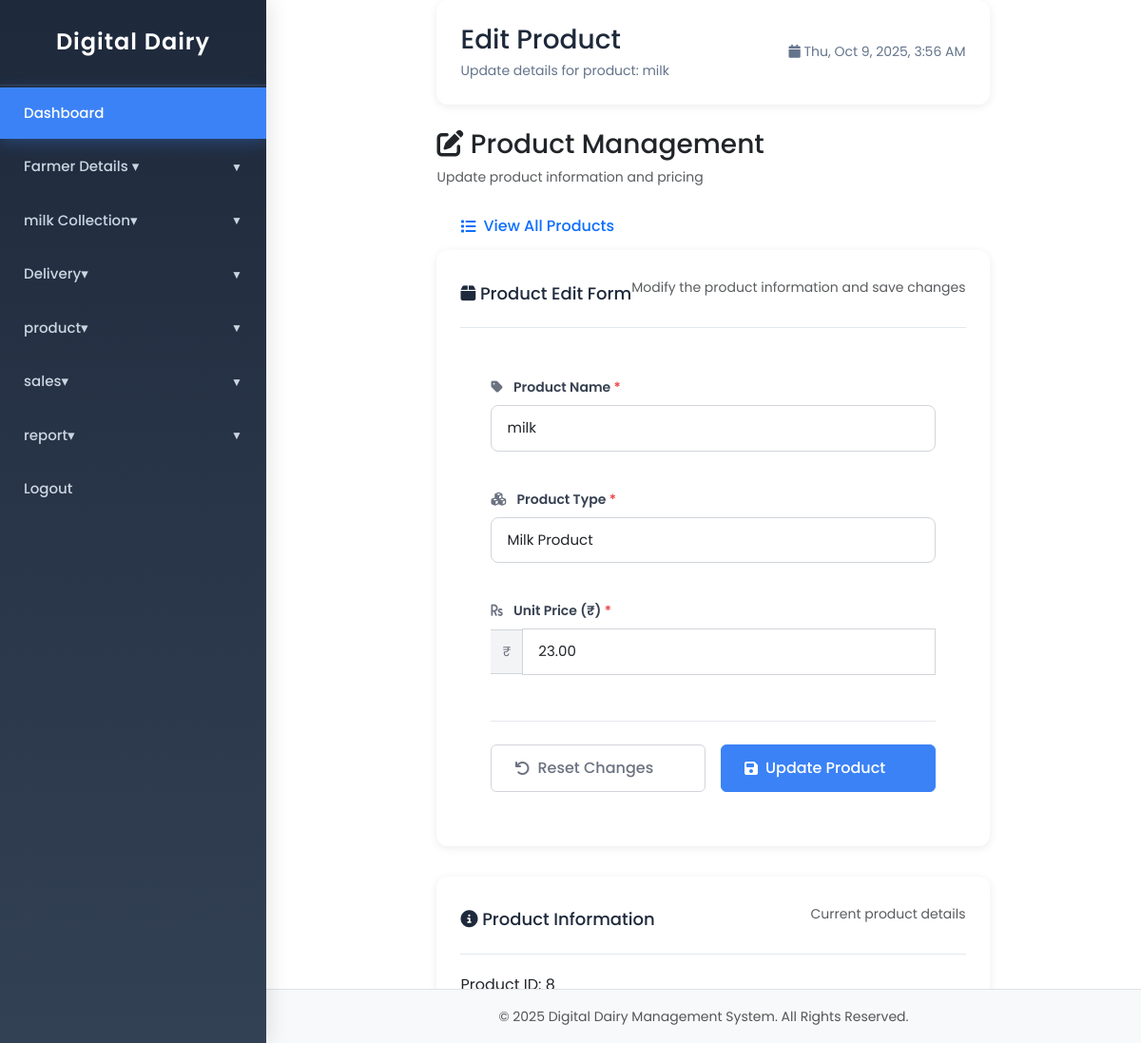
The app's page /edit-product.php?pid=8 (signed in) with its own data.
### tables this page shows
CREATE TABLE `tblproduct` (
  `ID` int(11) NOT NULL,
  `ProductName` varchar(100) DEFAULT NULL,
  `ProductType` varchar(50) DEFAULT NULL,
  `UnitPrice` decimal(10,2) DEFAULT NULL,
  `productimage` varchar(255) DEFAULT NULL,
  `Quantity` int(11) DEFAULT NULL,
  `Description` text DEFAULT NULL,
  `PostingDate` timestamp NOT NULL DEFAULT current_timestamp()
);

### edit-product.php (the view, shortened to what this page needs)
<?php
include('includes/header.php');
include('includes/config.php');
$pid = mysqli_real_escape_string($con, $_GET['pid']);
$query = "SELECT * FROM tblproduct WHERE ID = '$pid'";
$result = mysqli_query($con, $query);
$product = mysqli_fetch_assoc($result);
?>
<!DOCTYPE html>
<html lang="en">
<head>
    <link rel="stylesheet" href="style.css">
    <link rel="stylesheet" href="https://cdnjs.cloudflare.com/ajax/libs/font-awesome/6.4.0/css/all.min.css">
</head>
<body>
    <div class="dashboard-container">
        <?php include('includes/sidebar.php'); ?>
        <div class="dashboard-main">
            <div class="dashboard-header">
                <div class="dashboard-title">
                    <h1>Edit Product</h1>
                    <p>Update details for product: <?php echo htmlspecialchars($product['ProductName']); ?></p>
                </div>
                <div class="date-display">
                    <i class="fas fa-calendar"></i>
                    <span id="currentDateTime"></span>
                </div>
            </div>
            <div class="action-bar">
                <div class="action-info">
                    <h3><i class="fas fa-edit"></i> Product Management</h3>
                    <p class="text-muted">Update product information and pricing</p>
                </div>
                <div class="action-buttons">
                    <a href="manage_product.php" class="btn btn-outline-primary">
                        <i class="fas fa-list"></i> View All Products
                    </a>
                </div>
            </div>
            <div class="chart-card">
                <div class="chart-header">
                    <h3><i class="fas fa-box"></i> Product Edit Form</h3>
                    <p class="text-muted">Modify the product information and save changes</p>
                </div>
                <div class="form-container">
                    <form method="post" class="modern-form">
                        <div class="form-grid">
                            <div class="form-group">
                                <label for="product_name" class="form-label">
                                    <i class="fas fa-tag"></i> Product Name <span class="required">*</span>
                                </label>
                                <input type="text" id="product_name" name="product_name" class="form-control"
                                       placeholder="Enter product name" required
                                       value="<?php echo htmlspecialchars($product['ProductName']); ?>">
                            </div>
                            <div class="form-group">
                                <label for="product_type" class="form-label">
                                    <i class="fas fa-cubes"></i> Product Type <span class="required">*</span>
                                </label>
                                <input type="text" id="product_type" name="product_type" class="form-control"
                                       placeholder="e.g., Milk, Ghee, Butter, Curd" required
                                       value="<?php echo htmlspecialchars($product['ProductType']); ?>">
                            </div>
                            <div class="form-group">
                                <label for="unit_price" class="form-label">
                                    <i class="fas fa-rupee-sign"></i> Unit Price (₹) <span class="required">*</span>
                                </label>
                                <div class="input-group">
                                    <span class="input-addon">₹</span>
                                    <input type="number" id="unit_price" name="unit_price" step="0.01"
                                           class="form-control" placeholder="0.00" min="0" required
                                           value="<?php echo htmlspecialchars($product['UnitPrice']); ?>">
                                </div>
                            </div>
                        </div>
                        <div class="form-actions">
                            <button type="reset" class="btn btn-outline-secondary">
                                <i class="fas fa-undo"></i> Reset Changes
                            </button>
                            <button type="submit" name="update" class="btn btn-primary">
                                <i class="fas fa-save"></i> Update Product
                            </button>
                        </div>
                    </form>
                </div>
            </div>
            <div class="chart-card" style="margin-top: 2rem;">
                <div class="chart-header">
                    <h3><i class="fas fa-info-circle"></i> Product Information</h3>
                    <p class="text-muted">Current product details</p>
                </div>
                <div class="product-details">
                    <div class="detail-row">
                        <span class="detail-label">Product ID:</span>
                        <span class="detail-value"><?php echo htmlspecialchars($product['ID']); ?></span>
                    </div>
                    <div class="detail-row">
                        <span class="detail-label">Created:</span>
                        <span class="detail-value">
                        </span>
                    </div>
                </div>
            </div>
        </div>
    </div>
</body>
</html>
<?php include('includes/footer.php'); ?>

### style.css (style rules this page uses)
* { margin: 0; padding: 0; box-sizing: border-box; font-family: 'Poppins', sans-serif; }
body { margin: 0; padding: 0; font-family: 'Segoe UI', sans-serif; display: flex; justify-content: center; align-items: center; min-height: 100vh; }
.form-group { margin-bottom: 18px; display: flex; flex-direction: column; }
.form-group label { font-size: 14px; color: #333; font-weight: 500; margin-bottom: 8px; }
.form-group label span { color: red; }
.form-group input, .form-group textarea { width: 100%; padding: 10px 14px; border: 1px solid #ccc; border-radius: 8px; font-size: 15px; transition: 0.3s; }
button { width: 100%; padding: 10px; background-color: #2c2c54; color: white; border: none; border-radius: 5px; font-weight: bold; cursor: pointer; }
.dashboard-container { display: flex; min-height: 100vh; }
.dashboard-header { background: #fff; padding: 25px; border-radius: 12px; box-shadow: 0 2px 10px rgba(0,0,0,0.08); margin-bottom: 25px; display: flex; justify-content: space-between; align-items: center; }
.dashboard-title h1 { margin: 0; color: #1e293b; font-size: 28px; }
.dashboard-title p { margin: 5px 0 0 0; color: #64748b; font-size: 14px; }
.date-display { color: #64748b; font-size: 14px; }
.chart-card { background: #fff; padding: 25px; border-radius: 12px; box-shadow: 0 2px 10px rgba(0,0,0,0.08); }
.chart-header { display: flex; justify-content: space-between; align-items: center; margin-bottom: 20px; padding-bottom: 15px; border-bottom: 1px solid #e2e8f0; }
.chart-header h3 { margin: 0; color: #1e293b; font-size: 18px; }
:root { --sidebar-bg: linear-gradient(180deg, #1e293b 0%, #334155 100%); --sidebar-hover: rgba(255, 255, 255, 0.1); --sidebar-active: #3b82f6; --text-primary: #ffffff; --text-secondary: #cbd5e1; --transition: all 0.3s cubic-bezier(0.4, 0, 0.2, 1); }
.form-group { display: flex; flex-direction: column; }
.form-group label { font-weight: 600; color: #374151; margin-bottom: 8px; font-size: 14px; }
.form-group label span { color: #ef4444; }
.form-group input, .form-group textarea { padding: 12px 16px; border: 1px solid #d1d5db; border-radius: 8px; font-size: 15px; transition: all 0.3s ease; }
.form-container { padding: 2rem; }
.modern-form { max-width: 100%; }
.form-grid { display: grid; grid-template-columns: repeat(auto-fit, minmax(300px, 1fr)); gap: 1.5rem; margin-bottom: 2rem; }
.form-group { margin-bottom: 1rem; }
.form-label { display: block; margin-bottom: 0.5rem; font-weight: 600; color: #374151; }
.form-label i { margin-right: 0.5rem; color: #6b7280; }
.required { color: #ef4444; }
.form-control { width: 100%; padding: 0.75rem; border: 1px solid #d1d5db; border-radius: 0.375rem; font-size: 1rem; transition: all 0.2s; }
.input-group { display: flex; align-items: center; }
.input-group .form-control { flex: 1; border-top-right-radius: 0; border-bottom-right-radius: 0; }
.input-addon { padding: 0.75rem; background-color: #f3f4f6; border: 1px solid #d1d5db; border-left: none; border-top-right-radius: 0.375rem; border-bottom-right-radius: 0.375rem; color: #6b7280; font-size: 0.875rem; }
.form-actions { display: flex; gap: 1rem; justify-content: flex-end; margin-top: 2rem; padding-top: 1.5rem; border-top: 1px solid #e5e7eb; }
.btn { display: inline-flex; align-items: center; gap: 0.5rem; padding: 0.75rem 1.5rem; border: 1px solid transparent; border-radius: 0.375rem; font-size: 1rem; font-weight: 500; text-decoration: none; cursor: pointer; transition: all 0.2s; }
.btn-primary { background-color: #3b82f6; color: white; border-color: #3b82f6; }
.btn-outline-secondary { background-color: transparent; color: #6b7280; border-color: #d1d5db; }
.text-muted { color: #6b7280; font-size: 0.875rem; margin-top: 0.25rem; }

### records on screen
tblproduct: ProductName "milk", product_name "milk", product_type "Milk Product", unit_price "23.00", ID "8"
